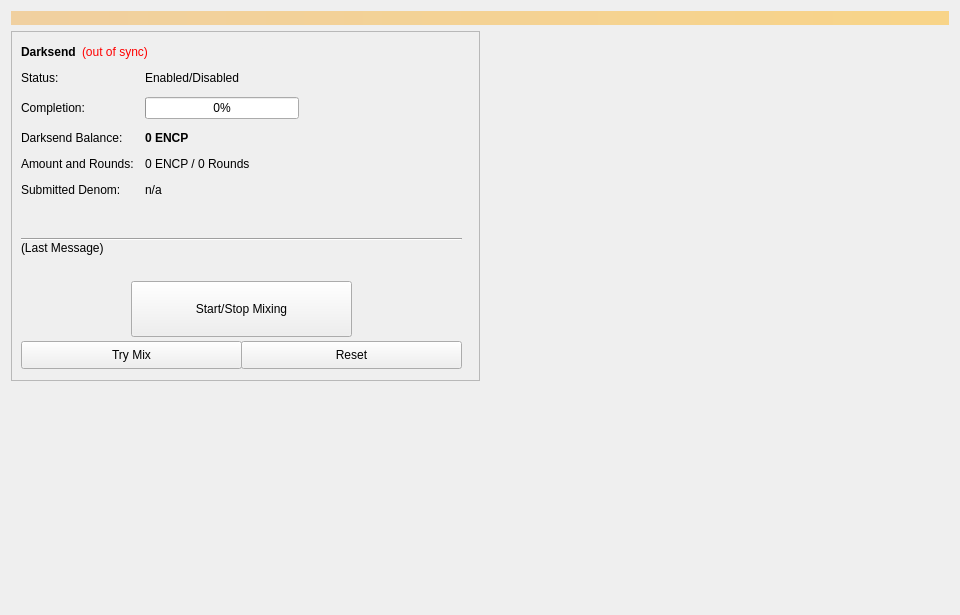
<?xml version="1.0" encoding="UTF-8"?>
<ui version="4.0">
 <class>Coinmix</class>
 <widget class="QWidget" name="Coinmix">
  <property name="geometry">
   <rect>
    <x>0</x>
    <y>0</y>
    <width>960</width>
    <height>615</height>
   </rect>
  </property>
  <property name="minimumSize">
   <size>
    <width>960</width>
    <height>0</height>
   </size>
  </property>
  <property name="windowTitle">
   <string>Form</string>
  </property>
  <layout class="QVBoxLayout" name="topLayout">
   <item>
    <widget class="QLabel" name="labelAlerts">
     <property name="visible">
      <bool>false</bool>
     </property>
     <property name="styleSheet">
      <string notr="true">background-color: qlineargradient(x1: 0, y1: 0, x2: 1, y2: 0, stop:0 #F0D0A0, stop:1 #F8D488); color:#000000;</string>
     </property>
     <property name="wordWrap">
      <bool>true</bool>
     </property>
     <property name="margin">
      <number>3</number>
     </property>
    </widget>
   </item>
   <item>
    <layout class="QHBoxLayout" name="horizontalLayout" stretch="1,1">
     <item>
      <layout class="QVBoxLayout" name="verticalLayout_2">
       <item>
        <widget class="QFrame" name="frameDarksend">
         <property name="minimumSize">
          <size>
           <width>0</width>
           <height>350</height>
          </size>
         </property>
         <property name="layoutDirection">
          <enum>Qt::LeftToRight</enum>
         </property>
         <property name="frameShape">
          <enum>QFrame::StyledPanel</enum>
         </property>
         <property name="frameShadow">
          <enum>QFrame::Raised</enum>
         </property>
         <widget class="QWidget" name="formLayoutWidget">
          <property name="geometry">
           <rect>
            <x>10</x>
            <y>40</y>
            <width>451</width>
            <height>161</height>
           </rect>
          </property>
          <layout class="QFormLayout" name="formLayout">
           <property name="fieldGrowthPolicy">
            <enum>QFormLayout::AllNonFixedFieldsGrow</enum>
           </property>
           <property name="horizontalSpacing">
            <number>11</number>
           </property>
           <property name="verticalSpacing">
            <number>12</number>
           </property>
           <item row="0" column="0">
            <widget class="QLabel" name="label_6">
             <property name="text">
              <string>Status:</string>
             </property>
            </widget>
           </item>
           <item row="1" column="0">
            <widget class="QLabel" name="label_7">
             <property name="text">
              <string>Completion:</string>
             </property>
            </widget>
           </item>
           <item row="1" column="1">
            <widget class="QProgressBar" name="DarksendProgress">
             <property name="maximumSize">
              <size>
               <width>154</width>
               <height>16777215</height>
              </size>
             </property>
             <property name="value">
              <number>0</number>
             </property>
            </widget>
           </item>
           <item row="2" column="0">
            <widget class="QLabel" name="labelAnonymizedText">
             <property name="text">
              <string>Darksend Balance:</string>
             </property>
            </widget>
           </item>
           <item row="2" column="1">
            <widget class="QLabel" name="labelAnonymized">
             <property name="font">
              <font>
               <weight>75</weight>
               <bold>true</bold>
              </font>
             </property>
             <property name="text">
              <string notr="true">0 ENCP</string>
             </property>
            </widget>
           </item>
           <item row="3" column="0">
            <widget class="QLabel" name="label_8">
             <property name="text">
              <string>Amount and Rounds:</string>
             </property>
            </widget>
           </item>
           <item row="3" column="1">
            <widget class="QLabel" name="labelAmountRounds">
             <property name="text">
              <string>0 ENCP / 0 Rounds</string>
             </property>
            </widget>
           </item>
           <item row="4" column="0">
            <widget class="QLabel" name="label_9">
             <property name="text">
              <string>Submitted Denom:</string>
             </property>
            </widget>
           </item>
           <item row="4" column="1">
            <widget class="QLabel" name="labelSubmittedDenom">
             <property name="toolTip">
              <string>The denominations you submitted to the Masternode.&lt;br&gt;To mix, other users must submit the exact same denominations.</string>
             </property>
             <property name="text">
              <string>n/a</string>
             </property>
            </widget>
           </item>
           <item row="0" column="1">
            <widget class="QLabel" name="DarksendEnabled">
             <property name="text">
              <string>Enabled/Disabled</string>
             </property>
            </widget>
           </item>
          </layout>
         </widget>
         <widget class="QPushButton" name="runAutoDenom">
          <property name="geometry">
           <rect>
            <x>251</x>
            <y>17</y>
            <width>1</width>
            <height>1</height>
           </rect>
          </property>
          <property name="palette">
           <palette>
            <active>
             <colorrole role="WindowText">
              <brush brushstyle="SolidPattern">
               <color alpha="255">
                <red>0</red>
                <green>0</green>
                <blue>0</blue>
               </color>
              </brush>
             </colorrole>
             <colorrole role="Button">
              <brush brushstyle="SolidPattern">
               <color alpha="255">
                <red>239</red>
                <green>238</green>
                <blue>238</blue>
               </color>
              </brush>
             </colorrole>
             <colorrole role="Light">
              <brush brushstyle="SolidPattern">
               <color alpha="255">
                <red>255</red>
                <green>255</green>
                <blue>255</blue>
               </color>
              </brush>
             </colorrole>
             <colorrole role="Midlight">
              <brush brushstyle="SolidPattern">
               <color alpha="255">
                <red>247</red>
                <green>246</green>
                <blue>246</blue>
               </color>
              </brush>
             </colorrole>
             <colorrole role="Dark">
              <brush brushstyle="SolidPattern">
               <color alpha="255">
                <red>119</red>
                <green>119</green>
                <blue>119</blue>
               </color>
              </brush>
             </colorrole>
             <colorrole role="Mid">
              <brush brushstyle="SolidPattern">
               <color alpha="255">
                <red>159</red>
                <green>159</green>
                <blue>159</blue>
               </color>
              </brush>
             </colorrole>
             <colorrole role="Text">
              <brush brushstyle="SolidPattern">
               <color alpha="255">
                <red>0</red>
                <green>0</green>
                <blue>0</blue>
               </color>
              </brush>
             </colorrole>
             <colorrole role="BrightText">
              <brush brushstyle="SolidPattern">
               <color alpha="255">
                <red>255</red>
                <green>255</green>
                <blue>255</blue>
               </color>
              </brush>
             </colorrole>
             <colorrole role="ButtonText">
              <brush brushstyle="SolidPattern">
               <color alpha="255">
                <red>0</red>
                <green>0</green>
                <blue>0</blue>
               </color>
              </brush>
             </colorrole>
             <colorrole role="Base">
              <brush brushstyle="SolidPattern">
               <color alpha="255">
                <red>255</red>
                <green>255</green>
                <blue>255</blue>
               </color>
              </brush>
             </colorrole>
             <colorrole role="Window">
              <brush brushstyle="SolidPattern">
               <color alpha="255">
                <red>239</red>
                <green>238</green>
                <blue>238</blue>
               </color>
              </brush>
             </colorrole>
             <colorrole role="Shadow">
              <brush brushstyle="SolidPattern">
               <color alpha="255">
                <red>0</red>
                <green>0</green>
                <blue>0</blue>
               </color>
              </brush>
             </colorrole>
             <colorrole role="AlternateBase">
              <brush brushstyle="SolidPattern">
               <color alpha="255">
                <red>247</red>
                <green>246</green>
                <blue>246</blue>
               </color>
              </brush>
             </colorrole>
             <colorrole role="ToolTipBase">
              <brush brushstyle="SolidPattern">
               <color alpha="255">
                <red>255</red>
                <green>255</green>
                <blue>220</blue>
               </color>
              </brush>
             </colorrole>
             <colorrole role="ToolTipText">
              <brush brushstyle="SolidPattern">
               <color alpha="255">
                <red>0</red>
                <green>0</green>
                <blue>0</blue>
               </color>
              </brush>
             </colorrole>
            </active>
            <inactive>
             <colorrole role="WindowText">
              <brush brushstyle="SolidPattern">
               <color alpha="255">
                <red>0</red>
                <green>0</green>
                <blue>0</blue>
               </color>
              </brush>
             </colorrole>
             <colorrole role="Button">
              <brush brushstyle="SolidPattern">
               <color alpha="255">
                <red>239</red>
                <green>238</green>
                <blue>238</blue>
               </color>
              </brush>
             </colorrole>
             <colorrole role="Light">
              <brush brushstyle="SolidPattern">
               <color alpha="255">
                <red>255</red>
                <green>255</green>
                <blue>255</blue>
               </color>
              </brush>
             </colorrole>
             <colorrole role="Midlight">
              <brush brushstyle="SolidPattern">
               <color alpha="255">
                <red>247</red>
                <green>246</green>
                <blue>246</blue>
               </color>
              </brush>
             </colorrole>
             <colorrole role="Dark">
              <brush brushstyle="SolidPattern">
               <color alpha="255">
                <red>119</red>
                <green>119</green>
                <blue>119</blue>
               </color>
              </brush>
             </colorrole>
             <colorrole role="Mid">
              <brush brushstyle="SolidPattern">
               <color alpha="255">
                <red>159</red>
                <green>159</green>
                <blue>159</blue>
               </color>
              </brush>
             </colorrole>
             <colorrole role="Text">
              <brush brushstyle="SolidPattern">
               <color alpha="255">
                <red>0</red>
                <green>0</green>
                <blue>0</blue>
               </color>
              </brush>
             </colorrole>
             <colorrole role="BrightText">
              <brush brushstyle="SolidPattern">
               <color alpha="255">
                <red>255</red>
                <green>255</green>
                <blue>255</blue>
               </color>
              </brush>
             </colorrole>
             <colorrole role="ButtonText">
              <brush brushstyle="SolidPattern">
               <color alpha="255">
                <red>0</red>
                <green>0</green>
                <blue>0</blue>
               </color>
              </brush>
             </colorrole>
             <colorrole role="Base">
              <brush brushstyle="SolidPattern">
               <color alpha="255">
                <red>255</red>
                <green>255</green>
                <blue>255</blue>
               </color>
              </brush>
             </colorrole>
             <colorrole role="Window">
              <brush brushstyle="SolidPattern">
               <color alpha="255">
                <red>239</red>
                <green>238</green>
                <blue>238</blue>
               </color>
              </brush>
             </colorrole>
             <colorrole role="Shadow">
              <brush brushstyle="SolidPattern">
               <color alpha="255">
                <red>0</red>
                <green>0</green>
                <blue>0</blue>
               </color>
              </brush>
             </colorrole>
             <colorrole role="AlternateBase">
              <brush brushstyle="SolidPattern">
               <color alpha="255">
                <red>247</red>
                <green>246</green>
                <blue>246</blue>
               </color>
              </brush>
             </colorrole>
             <colorrole role="ToolTipBase">
              <brush brushstyle="SolidPattern">
               <color alpha="255">
                <red>255</red>
                <green>255</green>
                <blue>220</blue>
               </color>
              </brush>
             </colorrole>
             <colorrole role="ToolTipText">
              <brush brushstyle="SolidPattern">
               <color alpha="255">
                <red>0</red>
                <green>0</green>
                <blue>0</blue>
               </color>
              </brush>
             </colorrole>
            </inactive>
            <disabled>
             <colorrole role="WindowText">
              <brush brushstyle="SolidPattern">
               <color alpha="255">
                <red>119</red>
                <green>119</green>
                <blue>119</blue>
               </color>
              </brush>
             </colorrole>
             <colorrole role="Button">
              <brush brushstyle="SolidPattern">
               <color alpha="255">
                <red>239</red>
                <green>238</green>
                <blue>238</blue>
               </color>
              </brush>
             </colorrole>
             <colorrole role="Light">
              <brush brushstyle="SolidPattern">
               <color alpha="255">
                <red>255</red>
                <green>255</green>
                <blue>255</blue>
               </color>
              </brush>
             </colorrole>
             <colorrole role="Midlight">
              <brush brushstyle="SolidPattern">
               <color alpha="255">
                <red>247</red>
                <green>246</green>
                <blue>246</blue>
               </color>
              </brush>
             </colorrole>
             <colorrole role="Dark">
              <brush brushstyle="SolidPattern">
               <color alpha="255">
                <red>119</red>
                <green>119</green>
                <blue>119</blue>
               </color>
              </brush>
             </colorrole>
             <colorrole role="Mid">
              <brush brushstyle="SolidPattern">
               <color alpha="255">
                <red>159</red>
                <green>159</green>
                <blue>159</blue>
               </color>
              </brush>
             </colorrole>
             <colorrole role="Text">
              <brush brushstyle="SolidPattern">
               <color alpha="255">
                <red>119</red>
                <green>119</green>
                <blue>119</blue>
               </color>
              </brush>
             </colorrole>
             <colorrole role="BrightText">
              <brush brushstyle="SolidPattern">
               <color alpha="255">
                <red>255</red>
                <green>255</green>
                <blue>255</blue>
               </color>
              </brush>
             </colorrole>
             <colorrole role="ButtonText">
              <brush brushstyle="SolidPattern">
               <color alpha="255">
                <red>119</red>
                <green>119</green>
                <blue>119</blue>
               </color>
              </brush>
             </colorrole>
             <colorrole role="Base">
              <brush brushstyle="SolidPattern">
               <color alpha="255">
                <red>239</red>
                <green>238</green>
                <blue>238</blue>
               </color>
              </brush>
             </colorrole>
             <colorrole role="Window">
              <brush brushstyle="SolidPattern">
               <color alpha="255">
                <red>239</red>
                <green>238</green>
                <blue>238</blue>
               </color>
              </brush>
             </colorrole>
             <colorrole role="Shadow">
              <brush brushstyle="SolidPattern">
               <color alpha="255">
                <red>0</red>
                <green>0</green>
                <blue>0</blue>
               </color>
              </brush>
             </colorrole>
             <colorrole role="AlternateBase">
              <brush brushstyle="SolidPattern">
               <color alpha="255">
                <red>239</red>
                <green>238</green>
                <blue>238</blue>
               </color>
              </brush>
             </colorrole>
             <colorrole role="ToolTipBase">
              <brush brushstyle="SolidPattern">
               <color alpha="255">
                <red>255</red>
                <green>255</green>
                <blue>220</blue>
               </color>
              </brush>
             </colorrole>
             <colorrole role="ToolTipText">
              <brush brushstyle="SolidPattern">
               <color alpha="255">
                <red>0</red>
                <green>0</green>
                <blue>0</blue>
               </color>
              </brush>
             </colorrole>
            </disabled>
           </palette>
          </property>
          <property name="focusPolicy">
           <enum>Qt::NoFocus</enum>
          </property>
          <property name="autoFillBackground">
           <bool>true</bool>
          </property>
          <property name="text">
           <string/>
          </property>
          <property name="flat">
           <bool>true</bool>
          </property>
         </widget>
         <widget class="QPushButton" name="toggleDarksend">
          <property name="geometry">
           <rect>
            <x>120</x>
            <y>250</y>
            <width>221</width>
            <height>56</height>
           </rect>
          </property>
          <property name="sizePolicy">
           <sizepolicy hsizetype="MinimumExpanding" vsizetype="Fixed">
            <horstretch>0</horstretch>
            <verstretch>0</verstretch>
           </sizepolicy>
          </property>
          <property name="text">
           <string>Start/Stop Mixing</string>
          </property>
         </widget>
         <widget class="Line" name="lineLastMessage">
          <property name="geometry">
           <rect>
            <x>10</x>
            <y>200</y>
            <width>441</width>
            <height>16</height>
           </rect>
          </property>
          <property name="orientation">
           <enum>Qt::Horizontal</enum>
          </property>
         </widget>
         <widget class="QLabel" name="DarksendStatus">
          <property name="geometry">
           <rect>
            <x>10</x>
            <y>210</y>
            <width>451</width>
            <height>43</height>
           </rect>
          </property>
          <property name="minimumSize">
           <size>
            <width>288</width>
            <height>43</height>
           </size>
          </property>
          <property name="text">
           <string>(Last Message)</string>
          </property>
          <property name="alignment">
           <set>Qt::AlignLeading|Qt::AlignLeft|Qt::AlignTop</set>
          </property>
          <property name="wordWrap">
           <bool>true</bool>
          </property>
         </widget>
         <widget class="QPushButton" name="DarksendAuto">
          <property name="geometry">
           <rect>
            <x>10</x>
            <y>310</y>
            <width>221</width>
            <height>28</height>
           </rect>
          </property>
          <property name="sizePolicy">
           <sizepolicy hsizetype="MinimumExpanding" vsizetype="Fixed">
            <horstretch>0</horstretch>
            <verstretch>0</verstretch>
           </sizepolicy>
          </property>
          <property name="toolTip">
           <string>Try to manually submit a Darksend request.</string>
          </property>
          <property name="text">
           <string>Try Mix</string>
          </property>
         </widget>
         <widget class="QPushButton" name="DarksendReset">
          <property name="geometry">
           <rect>
            <x>230</x>
            <y>310</y>
            <width>221</width>
            <height>28</height>
           </rect>
          </property>
          <property name="sizePolicy">
           <sizepolicy hsizetype="MinimumExpanding" vsizetype="Fixed">
            <horstretch>0</horstretch>
            <verstretch>0</verstretch>
           </sizepolicy>
          </property>
          <property name="toolTip">
           <string>Reset the current status of Darksend (can interrupt Darksend if it's in the process of Mixing, which can cost you money!)</string>
          </property>
          <property name="autoFillBackground">
           <bool>false</bool>
          </property>
          <property name="text">
           <string>Reset</string>
          </property>
         </widget>
         <widget class="QWidget" name="layoutWidget">
          <property name="geometry">
           <rect>
            <x>10</x>
            <y>10</y>
            <width>431</width>
            <height>22</height>
           </rect>
          </property>
          <layout class="QHBoxLayout" name="horizontalLayout_5">
           <item>
            <widget class="QLabel" name="label_2">
             <property name="font">
              <font>
               <weight>75</weight>
               <bold>true</bold>
              </font>
             </property>
             <property name="text">
              <string>Darksend</string>
             </property>
            </widget>
           </item>
           <item>
            <widget class="QLabel" name="labelDarksendSyncStatus">
             <property name="toolTip">
              <string>The displayed information may be out of date. Your wallet automatically synchronizes with the ENCP network after a connection is established, but this process has not completed yet.</string>
             </property>
             <property name="styleSheet">
              <string notr="true">QLabel { color: red; }</string>
             </property>
             <property name="text">
              <string notr="true">(out of sync)</string>
             </property>
             <property name="alignment">
              <set>Qt::AlignLeading|Qt::AlignLeft|Qt::AlignVCenter</set>
             </property>
            </widget>
           </item>
           <item>
            <spacer name="horizontalSpacer_4">
             <property name="orientation">
              <enum>Qt::Horizontal</enum>
             </property>
             <property name="sizeHint" stdset="0">
              <size>
               <width>40</width>
               <height>20</height>
              </size>
             </property>
            </spacer>
           </item>
          </layout>
         </widget>
        </widget>
       </item>
       <item>
        <spacer name="verticalSpacer">
         <property name="orientation">
          <enum>Qt::Vertical</enum>
         </property>
         <property name="sizeHint" stdset="0">
          <size>
           <width>20</width>
           <height>40</height>
          </size>
         </property>
        </spacer>
       </item>
      </layout>
     </item>
     <item>
      <layout class="QVBoxLayout" name="verticalLayout_3">
       <item>
        <spacer name="verticalSpacer_2">
         <property name="orientation">
          <enum>Qt::Vertical</enum>
         </property>
         <property name="sizeType">
          <enum>QSizePolicy::Expanding</enum>
         </property>
         <property name="sizeHint" stdset="0">
          <size>
           <width>20</width>
           <height>40</height>
          </size>
         </property>
        </spacer>
       </item>
      </layout>
     </item>
    </layout>
   </item>
  </layout>
 </widget>
 <resources/>
 <connections/>
</ui>
